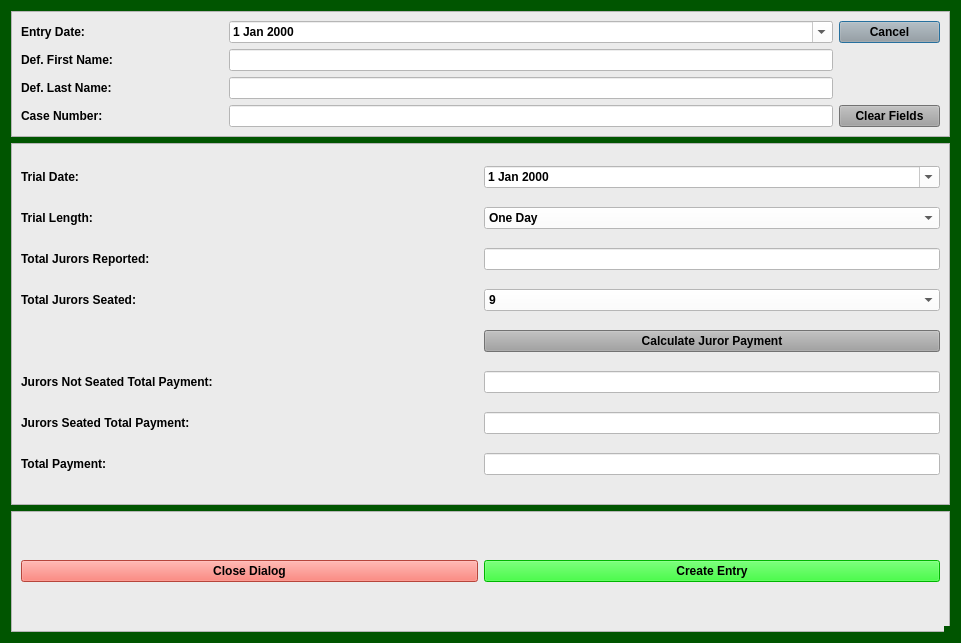
<?xml version="1.0" encoding="UTF-8"?>
<ui version="4.0">
 <class>JurorPaymentDialog</class>
 <widget class="QDialog" name="JurorPaymentDialog">
  <property name="windowModality">
   <enum>Qt::NonModal</enum>
  </property>
  <property name="enabled">
   <bool>true</bool>
  </property>
  <property name="geometry">
   <rect>
    <x>0</x>
    <y>0</y>
    <width>961</width>
    <height>643</height>
   </rect>
  </property>
  <property name="sizePolicy">
   <sizepolicy hsizetype="Fixed" vsizetype="Preferred">
    <horstretch>0</horstretch>
    <verstretch>0</verstretch>
   </sizepolicy>
  </property>
  <property name="minimumSize">
   <size>
    <width>0</width>
    <height>0</height>
   </size>
  </property>
  <property name="maximumSize">
   <size>
    <width>2500</width>
    <height>3500</height>
   </size>
  </property>
  <property name="palette">
   <palette>
    <active>
     <colorrole role="Button">
      <brush brushstyle="SolidPattern">
       <color alpha="255">
        <red>0</red>
        <green>85</green>
        <blue>0</blue>
       </color>
      </brush>
     </colorrole>
     <colorrole role="Base">
      <brush brushstyle="SolidPattern">
       <color alpha="255">
        <red>0</red>
        <green>85</green>
        <blue>0</blue>
       </color>
      </brush>
     </colorrole>
     <colorrole role="Window">
      <brush brushstyle="SolidPattern">
       <color alpha="255">
        <red>0</red>
        <green>85</green>
        <blue>0</blue>
       </color>
      </brush>
     </colorrole>
    </active>
    <inactive>
     <colorrole role="Button">
      <brush brushstyle="SolidPattern">
       <color alpha="255">
        <red>0</red>
        <green>85</green>
        <blue>0</blue>
       </color>
      </brush>
     </colorrole>
     <colorrole role="Base">
      <brush brushstyle="SolidPattern">
       <color alpha="255">
        <red>0</red>
        <green>85</green>
        <blue>0</blue>
       </color>
      </brush>
     </colorrole>
     <colorrole role="Window">
      <brush brushstyle="SolidPattern">
       <color alpha="255">
        <red>0</red>
        <green>85</green>
        <blue>0</blue>
       </color>
      </brush>
     </colorrole>
    </inactive>
    <disabled>
     <colorrole role="Button">
      <brush brushstyle="SolidPattern">
       <color alpha="255">
        <red>0</red>
        <green>85</green>
        <blue>0</blue>
       </color>
      </brush>
     </colorrole>
     <colorrole role="Base">
      <brush brushstyle="SolidPattern">
       <color alpha="255">
        <red>0</red>
        <green>85</green>
        <blue>0</blue>
       </color>
      </brush>
     </colorrole>
     <colorrole role="Window">
      <brush brushstyle="SolidPattern">
       <color alpha="255">
        <red>0</red>
        <green>85</green>
        <blue>0</blue>
       </color>
      </brush>
     </colorrole>
    </disabled>
   </palette>
  </property>
  <property name="font">
   <font>
    <family>Palatino Linotype</family>
    <pointsize>11</pointsize>
    <weight>75</weight>
    <italic>false</italic>
    <bold>true</bold>
   </font>
  </property>
  <property name="windowTitle">
   <string>Juror Payment</string>
  </property>
  <property name="toolTip">
   <string/>
  </property>
  <property name="styleSheet">
   <string notr="true">background-color: rgb(0, 85, 0);
font: 75 11pt &quot;Palatino Linotype&quot;;
font-weight: bold;</string>
  </property>
  <property name="sizeGripEnabled">
   <bool>true</bool>
  </property>
  <property name="modal">
   <bool>true</bool>
  </property>
  <layout class="QVBoxLayout" name="verticalLayout" stretch="1,3,1">
   <item>
    <widget class="QFrame" name="frame">
     <property name="styleSheet">
      <string notr="true">background-color: rgb(235, 235, 235);</string>
     </property>
     <property name="frameShape">
      <enum>QFrame::StyledPanel</enum>
     </property>
     <property name="frameShadow">
      <enum>QFrame::Raised</enum>
     </property>
     <layout class="QGridLayout" name="gridLayout_2" columnstretch="2,6,1">
      <item row="1" column="0">
       <widget class="QLabel" name="label">
        <property name="text">
         <string>Def. First Name:</string>
        </property>
       </widget>
      </item>
      <item row="1" column="1">
       <widget class="QLineEdit" name="defendant_first_name_lineEdit">
        <property name="maximumSize">
         <size>
          <width>5000</width>
          <height>16777215</height>
         </size>
        </property>
        <property name="styleSheet">
         <string notr="true">background-color: rgb(255, 255, 255);</string>
        </property>
       </widget>
      </item>
      <item row="2" column="0">
       <widget class="QLabel" name="label_2">
        <property name="text">
         <string>Def. Last Name:</string>
        </property>
       </widget>
      </item>
      <item row="2" column="1">
       <widget class="QLineEdit" name="defendant_last_name_lineEdit">
        <property name="enabled">
         <bool>true</bool>
        </property>
        <property name="styleSheet">
         <string notr="true">background-color: rgb(255, 255, 255);</string>
        </property>
       </widget>
      </item>
      <item row="3" column="0">
       <widget class="QLabel" name="label_3">
        <property name="text">
         <string>Case Number:</string>
        </property>
       </widget>
      </item>
      <item row="3" column="1">
       <widget class="QLineEdit" name="case_number_lineEdit">
        <property name="maximumSize">
         <size>
          <width>5000</width>
          <height>16777215</height>
         </size>
        </property>
        <property name="styleSheet">
         <string notr="true">background-color: rgb(255, 255, 255);</string>
        </property>
       </widget>
      </item>
      <item row="3" column="2">
       <widget class="QPushButton" name="clear_fields_case_Button">
        <property name="focusPolicy">
         <enum>Qt::NoFocus</enum>
        </property>
        <property name="styleSheet">
         <string notr="true">background-color: rgb(160, 160, 160);</string>
        </property>
        <property name="text">
         <string>Clear Fields</string>
        </property>
       </widget>
      </item>
      <item row="0" column="2">
       <widget class="QPushButton" name="cancel_Button">
        <property name="styleSheet">
         <string notr="true">background-color: rgb(160, 160, 160);</string>
        </property>
        <property name="text">
         <string>Cancel</string>
        </property>
       </widget>
      </item>
      <item row="0" column="0">
       <widget class="QLabel" name="label_10">
        <property name="text">
         <string>Entry Date:</string>
        </property>
       </widget>
      </item>
      <item row="0" column="1">
       <widget class="QDateEdit" name="entry_date">
        <property name="styleSheet">
         <string notr="true">background-color: rgb(255, 255, 255);</string>
        </property>
        <property name="calendarPopup">
         <bool>true</bool>
        </property>
       </widget>
      </item>
     </layout>
    </widget>
   </item>
   <item>
    <widget class="QFrame" name="frame_2">
     <property name="styleSheet">
      <string notr="true">background-color: rgb(235, 235, 235);</string>
     </property>
     <property name="frameShape">
      <enum>QFrame::StyledPanel</enum>
     </property>
     <property name="frameShadow">
      <enum>QFrame::Raised</enum>
     </property>
     <layout class="QGridLayout" name="gridLayout_3" columnstretch="1,1">
      <item row="7" column="1">
       <widget class="QLineEdit" name="jurors_seated_pay_lineEdit">
        <property name="styleSheet">
         <string notr="true">background-color: rgb(255, 255, 255);</string>
        </property>
       </widget>
      </item>
      <item row="6" column="1">
       <widget class="QLineEdit" name="jurors_not_seated_pay_lineEdit">
        <property name="styleSheet">
         <string notr="true">background-color: rgb(255, 255, 255);</string>
        </property>
       </widget>
      </item>
      <item row="5" column="1">
       <widget class="QPushButton" name="calculate_payment_Button">
        <property name="styleSheet">
         <string notr="true">background-color: rgb(160, 160, 160);</string>
        </property>
        <property name="text">
         <string>Calculate Juror Payment</string>
        </property>
       </widget>
      </item>
      <item row="1" column="0">
       <widget class="QLabel" name="label_4">
        <property name="text">
         <string>Trial Length:</string>
        </property>
       </widget>
      </item>
      <item row="1" column="1">
       <widget class="NoScrollComboBox" name="trial_length_box">
        <property name="styleSheet">
         <string notr="true">background-color: rgb(255, 255, 255);</string>
        </property>
        <item>
         <property name="text">
          <string>One Day</string>
         </property>
        </item>
        <item>
         <property name="text">
          <string>Two Days</string>
         </property>
        </item>
        <item>
         <property name="text">
          <string>No Trial - Jury Not Seated</string>
         </property>
        </item>
       </widget>
      </item>
      <item row="2" column="0">
       <widget class="QLabel" name="label_5">
        <property name="text">
         <string>Total Jurors Reported:</string>
        </property>
       </widget>
      </item>
      <item row="8" column="0">
       <widget class="QLabel" name="label_9">
        <property name="text">
         <string>Total Payment:</string>
        </property>
       </widget>
      </item>
      <item row="8" column="1">
       <widget class="QLineEdit" name="juror_total_pay_lineEdit">
        <property name="styleSheet">
         <string notr="true">background-color: rgb(255, 255, 255);</string>
        </property>
       </widget>
      </item>
      <item row="4" column="1">
       <widget class="NoScrollComboBox" name="jurors_seated_box">
        <property name="styleSheet">
         <string notr="true">background-color: rgb(255, 255, 255);</string>
        </property>
        <item>
         <property name="text">
          <string>9</string>
         </property>
        </item>
        <item>
         <property name="text">
          <string>0</string>
         </property>
        </item>
        <item>
         <property name="text">
          <string>10</string>
         </property>
        </item>
       </widget>
      </item>
      <item row="6" column="0">
       <widget class="QLabel" name="label_7">
        <property name="text">
         <string>Jurors Not Seated Total Payment:</string>
        </property>
       </widget>
      </item>
      <item row="2" column="1">
       <widget class="QLineEdit" name="jurors_reported_lineEdit">
        <property name="styleSheet">
         <string notr="true">background-color: rgb(255, 255, 255);</string>
        </property>
       </widget>
      </item>
      <item row="7" column="0">
       <widget class="QLabel" name="label_8">
        <property name="text">
         <string>Jurors Seated Total Payment:</string>
        </property>
       </widget>
      </item>
      <item row="4" column="0">
       <widget class="QLabel" name="label_6">
        <property name="text">
         <string>Total Jurors Seated:</string>
        </property>
       </widget>
      </item>
      <item row="0" column="0">
       <widget class="QLabel" name="label_26">
        <property name="text">
         <string>Trial Date:</string>
        </property>
       </widget>
      </item>
      <item row="0" column="1">
       <widget class="QDateEdit" name="trial_date">
        <property name="focusPolicy">
         <enum>Qt::NoFocus</enum>
        </property>
        <property name="styleSheet">
         <string notr="true">background-color: rgb(255, 255, 255);</string>
        </property>
        <property name="dateTime">
         <datetime>
          <hour>0</hour>
          <minute>0</minute>
          <second>0</second>
          <year>2000</year>
          <month>1</month>
          <day>1</day>
         </datetime>
        </property>
        <property name="calendarPopup">
         <bool>true</bool>
        </property>
        <property name="date">
         <date>
          <year>2000</year>
          <month>1</month>
          <day>1</day>
         </date>
        </property>
       </widget>
      </item>
     </layout>
    </widget>
   </item>
   <item>
    <widget class="QFrame" name="frame_3">
     <property name="styleSheet">
      <string notr="true">background-color: rgb(235, 235, 235);</string>
     </property>
     <property name="frameShape">
      <enum>QFrame::StyledPanel</enum>
     </property>
     <property name="frameShadow">
      <enum>QFrame::Raised</enum>
     </property>
     <layout class="QGridLayout" name="gridLayout">
      <item row="0" column="1">
       <widget class="QPushButton" name="create_entry_Button">
        <property name="styleSheet">
         <string notr="true">background-color: rgb(0, 255, 0);</string>
        </property>
        <property name="text">
         <string>Create Entry</string>
        </property>
        <property name="autoDefault">
         <bool>false</bool>
        </property>
       </widget>
      </item>
      <item row="0" column="0">
       <widget class="QPushButton" name="close_dialog_Button">
        <property name="focusPolicy">
         <enum>Qt::NoFocus</enum>
        </property>
        <property name="styleSheet">
         <string notr="true">background-color: rgb(255, 96, 82);
font: 75 11pt &quot;Palatino Linotype&quot;;
font-weight: bold;</string>
        </property>
        <property name="text">
         <string>Close Dialog</string>
        </property>
       </widget>
      </item>
     </layout>
    </widget>
   </item>
  </layout>
 </widget>
 <customwidgets>
  <customwidget>
   <class>NoScrollComboBox</class>
   <extends>QComboBox</extends>
   <header>munientry.widgets.combo_boxes</header>
  </customwidget>
 </customwidgets>
 <tabstops>
  <tabstop>defendant_first_name_lineEdit</tabstop>
  <tabstop>defendant_last_name_lineEdit</tabstop>
  <tabstop>case_number_lineEdit</tabstop>
  <tabstop>trial_length_box</tabstop>
  <tabstop>create_entry_Button</tabstop>
 </tabstops>
 <resources/>
 <connections/>
 <slots>
  <slot>create_entry()</slot>
  <slot>continue_dialog()</slot>
  <slot>close_window()</slot>
  <slot>set_dialog()</slot>
  <slot>update_case_information()</slot>
  <slot>ovi_dialog()</slot>
  <slot>sentencing_dialog()</slot>
  <slot>proceed_to_sentencing()</slot>
  <slot>proceed_to_ovi()</slot>
  <slot>add_charge()</slot>
  <slot>set_statute()</slot>
  <slot>set_pay_date()</slot>
  <slot>amend_offense()</slot>
  <slot>set_offense()</slot>
  <slot>add_charge_to_view()</slot>
  <slot>delete_charge()</slot>
  <slot>delete_charge_from_view()</slot>
  <slot>close_event()</slot>
  <slot>set_fra_in_file()</slot>
  <slot>set_fra_in_court()</slot>
  <slot>start_add_conditions_dialog()</slot>
  <slot>start_amend_offense_dialog()</slot>
 </slots>
</ui>
